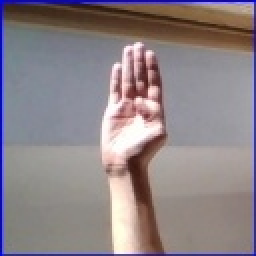
#> input picture dataset/ASL_Alphabet_Dataset/asl_alphabet_train/B/B423.jpg, 128 x 128 px (shown 2 times larger); its folder holds only this picture in this run
$ python preprocess.py
#> lines starting #> are read from the running program, lines starting #| are printed output that depends on the picture
import os
import cv2
import numpy as np

# Define paths
base_path = "../dataset/ASL_Alphabet_Dataset"
train_path = os.path.join(base_path, "asl_alphabet_train")
test_path = os.path.join(base_path, "test_organized")
output_path = "../dataset/processed"
os.makedirs(output_path, exist_ok=True)

# Parameters
IMG_SIZE = 64  # Standard size for resizing
alphabets = [chr(i) for i in range(65, 91)]  # A-Z
ignore_folders = ["space", "nothing", "del"]

def preprocess_images(input_folder, output_folder):
#> called with output_folder = '../dataset/processed/asl_alphabet_train'
    os.makedirs(output_folder, exist_ok=True)
    for folder in os.listdir(input_folder):
        if folder in ignore_folders or folder not in alphabets:
            continue  # Skip non-alphabet folders
        folder_path = os.path.join(input_folder, folder)
        output_folder_path = os.path.join(output_folder, folder)
        os.makedirs(output_folder_path, exist_ok=True)

        for img_name in os.listdir(folder_path):
            img_path = os.path.join(folder_path, img_name)
            img = cv2.imread(img_path)  # Read in color (BGR)
#> img is the input picture: shape (128, 128, 3); mean B, G, R 134.9, 131.1, 141.3
            img = cv2.resize(img, (IMG_SIZE, IMG_SIZE))  # Resize to 64x64
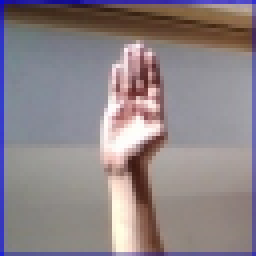
#> img: shape (64, 64, 3) (shown 4 times larger); mean B, G, R 135, 131.2, 141.5
            output_img_path = os.path.join(output_folder_path, img_name)
            cv2.imwrite(output_img_path, img)  # Save processed image
#> pass 2 of the loop in preprocess_images, `for folder in os.listdir(input_folder):`:
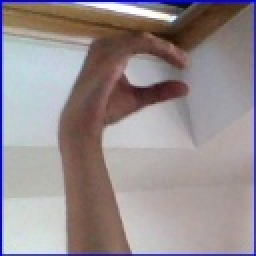
#> input picture dataset/ASL_Alphabet_Dataset/asl_alphabet_train/C/C (1724).jpg, 128 x 128 px (shown 2 times larger)
#> in preprocess_images, img is the input picture: shape (128, 128, 3); mean B, G, R 144.6, 141.8, 151.8
#> in preprocess_images, `img = cv2.resize(img, (IMG_SIZE, IMG_SIZE))`:
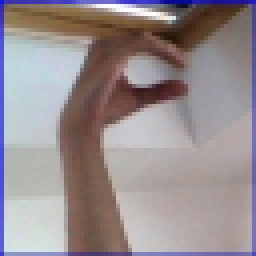
#> img: shape (64, 64, 3) (shown 4 times larger); mean B, G, R 144.7, 141.9, 152

# Preprocess train and test data
print("Processing training data...")
preprocess_images(train_path, os.path.join(output_path, "asl_alphabet_train"))

print("Processing test data...")
preprocess_images(test_path, os.path.join(output_path, "asl_alphabet_test"))
#> (the run stopped early here; a loop or call above may not have finished)
